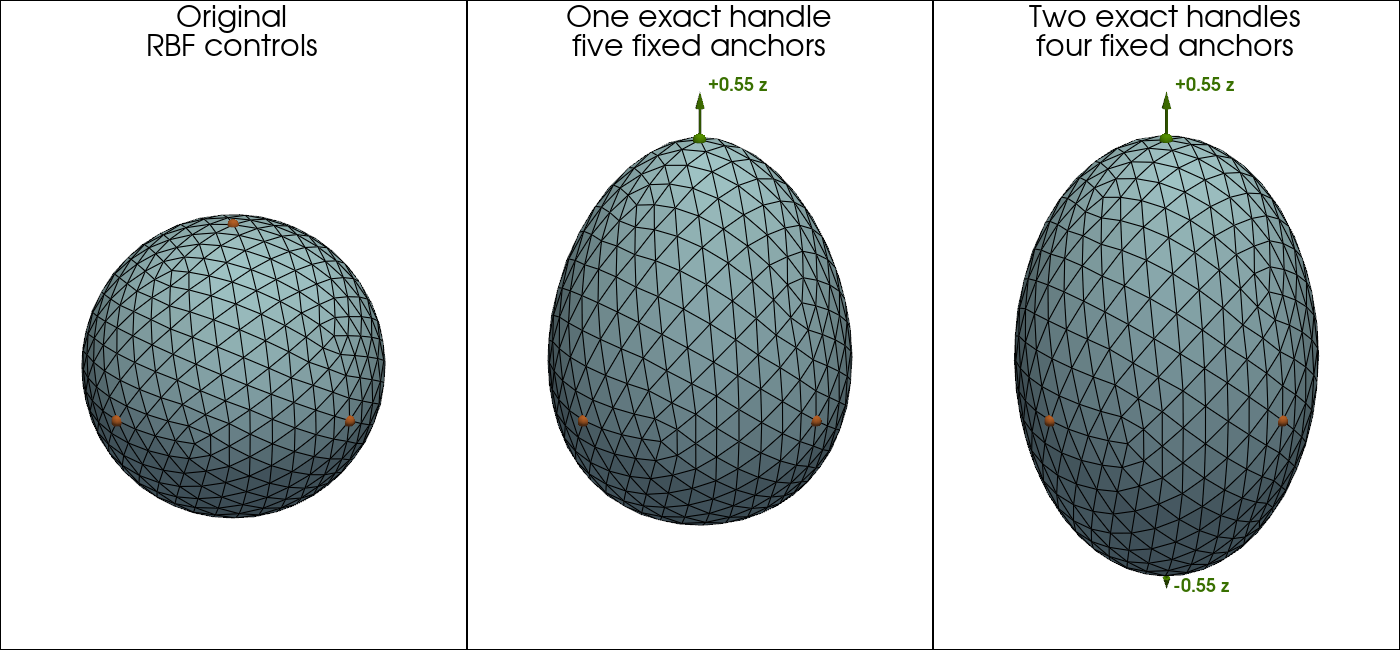

Write the Python code that produced this figure.
# SPDX-FileCopyrightText: Copyright (c) 2023 - 2026 NVIDIA CORPORATION & AFFILIATES.
# SPDX-FileCopyrightText: All rights reserved.
# SPDX-License-Identifier: Apache-2.0
#
# Licensed under the Apache License, Version 2.0 (the "License");
# you may not use this file except in compliance with the License.
# You may obtain a copy of the License at
#
# http://www.apache.org/licenses/LICENSE-2.0
#
# Unless required by applicable law or agreed to in writing, software
# distributed under the License is distributed on an "AS IS" BASIS,
# WITHOUT WARRANTIES OR CONDITIONS OF ANY KIND, either express or implied.
# See the License for the specific language governing permissions and
# limitations under the License.

"""Render exact thin-plate-spline RBF deformation of a sphere."""

from pathlib import Path

import numpy as np
import pyvista as pv
import torch

from physicsnemo.mesh.io import to_pyvista
from physicsnemo.mesh.primitives.surfaces import sphere_icosahedral

pv.OFF_SCREEN = True

OUTPUT = Path(__file__).parent / "sphere_rbf_morph.png"

MESH_COLOR = "lightblue"
ANCHOR_COLOR = "#c36a2d"
HANDLE_COLOR = "#5b9f00"


def _controls(points: torch.Tensor) -> torch.Tensor:
    """Select six symmetric vertices spanning the affine polynomial terms."""
    indices = torch.stack(
        (
            points[:, 2].argmax(),
            points[:, 2].argmin(),
            points[:, 0].argmax(),
            points[:, 0].argmin(),
            points[:, 1].argmax(),
            points[:, 1].argmin(),
        )
    )
    return points[indices]


def _radial_basis_function_deform(mesh, controls, displacements):
    """Apply the exact RBF settings illustrated by this figure."""
    return mesh.radial_basis_function_deform(
        controls,
        displacements,
        kernel="thin_plate_spline",
        polynomial=True,
        smoothing=0.0,
        implementation="torch",
    )


def _add_controls(plotter, controls, displacements, labels=()):
    """Draw fixed anchors and annotate moved handles on the deformed surface."""
    controls_np = controls.detach().cpu().numpy()
    displacements_np = displacements.detach().cpu().numpy()
    active = np.linalg.norm(displacements_np, axis=1) > 0.0

    if np.any(~active):
        plotter.add_points(
            controls_np[~active],
            color=ANCHOR_COLOR,
            point_size=12.0,
            render_points_as_spheres=True,
        )
    if not np.any(active):
        return

    vectors = displacements_np[active]
    destinations = controls_np[active] + vectors
    annotation_vectors = 0.3 * vectors / np.linalg.norm(vectors, axis=1, keepdims=True)
    plotter.add_points(
        destinations,
        color=HANDLE_COLOR,
        point_size=14.0,
        render_points_as_spheres=True,
    )
    plotter.add_arrows(
        destinations,
        annotation_vectors,
        mag=1.0,
        color=HANDLE_COLOR,
    )
    if labels:
        label_positions = destinations + annotation_vectors
        label_positions[:, 0] += 0.08
        plotter.add_point_labels(
            label_positions,
            list(labels),
            text_color="#397000",
            font_size=18,
            bold=True,
            shape=None,
            show_points=False,
        )


def main():
    """Generate the documentation image."""
    sphere = sphere_icosahedral.load(radius=1.0, subdivisions=3)
    controls = _controls(sphere.points)

    one_handle = torch.zeros_like(controls)
    one_handle[0, 2] = 0.55

    two_handles = torch.zeros_like(controls)
    two_handles[0, 2] = 0.55
    two_handles[1, 2] = -0.55

    pulled = _radial_basis_function_deform(sphere, controls, one_handle)
    stretched = _radial_basis_function_deform(sphere, controls, two_handles)

    panels = (
        (
            "Original\nRBF controls",
            sphere,
            torch.zeros_like(controls),
            (),
        ),
        (
            "One exact handle\nfive fixed anchors",
            pulled,
            one_handle,
            ("+0.55 z",),
        ),
        (
            "Two exact handles\nfour fixed anchors",
            stretched,
            two_handles,
            ("+0.55 z", "-0.55 z"),
        ),
    )

    plotter = pv.Plotter(shape=(1, 3), window_size=(1400, 650))
    for column, (title, mesh, displacements, labels) in enumerate(panels):
        plotter.subplot(0, column)
        plotter.add_mesh(
            to_pyvista(mesh),
            color=MESH_COLOR,
            show_edges=True,
            line_width=0.5,
        )
        _add_controls(plotter, controls, displacements, labels)
        plotter.add_text(
            title,
            position="upper_edge",
            font_size=13,
            color="black",
        )
        plotter.camera_position = [
            (5.0, -5.0, 3.8),
            (0.0, 0.0, 0.3),
            (0.0, 0.0, 1.0),
        ]

    plotter.set_background("white")
    plotter.render()
    plotter.screenshot(OUTPUT, transparent_background=False)
    plotter.close()
    print(f"Saved {OUTPUT}")


if __name__ == "__main__":
    main()
